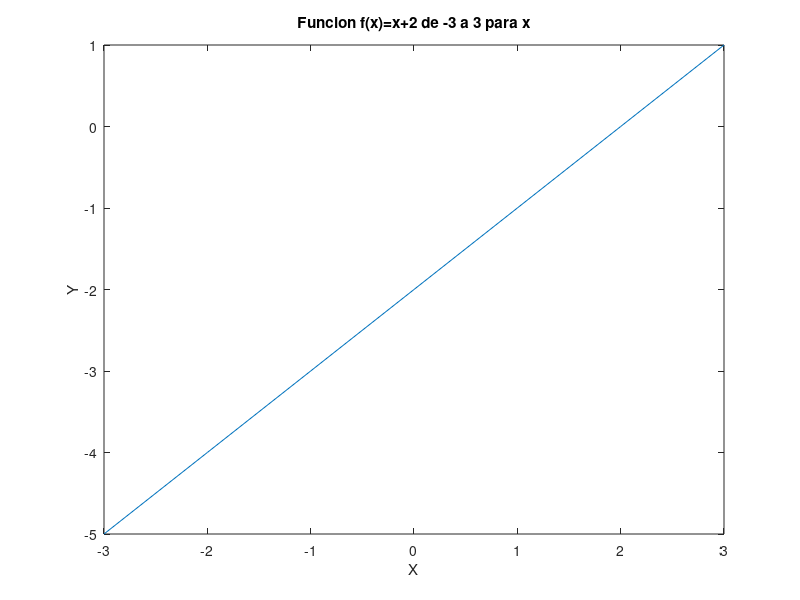

Write the MATLAB code that produced this figure.
% Title       : Derivadas con Formula General Lamina 23
% Description : Script para graficar una funcion de la forma f(x)=x+2
% Author      : Erika Amairani Leonardo Arce
% Date        : 20210415

% Limpiar variables
clear
% Rango de -3..3 en i=0.1
x=[-3:1:3];
% Valor de la funcion
y=((x-(+2)));
% Dibujar grafica 
plot (x,y);
% Titulo
title("Funcion f(x)=x+2 de -3 a 3 para x");
% Etiqueta de x
xlabel("X");
% Etiqueta de  y
ylabel ("Y");